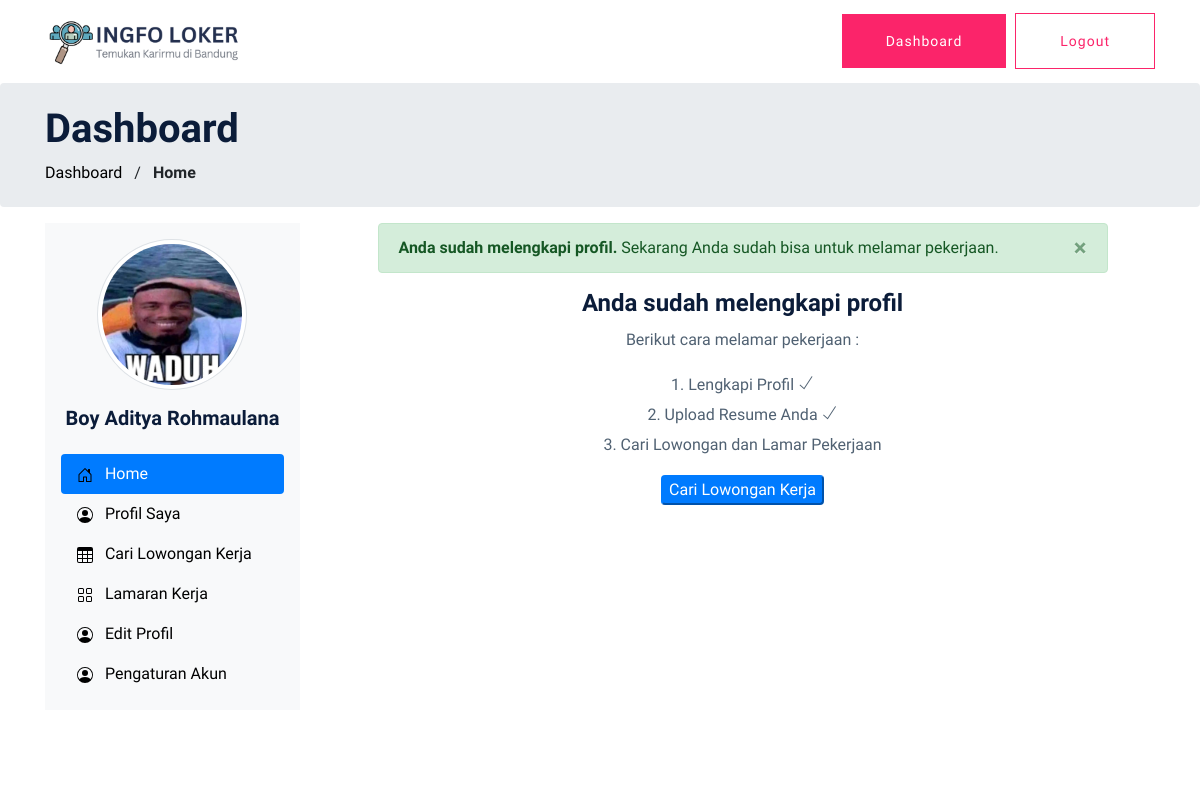
The app's page /user/index.php (signed in), older data.
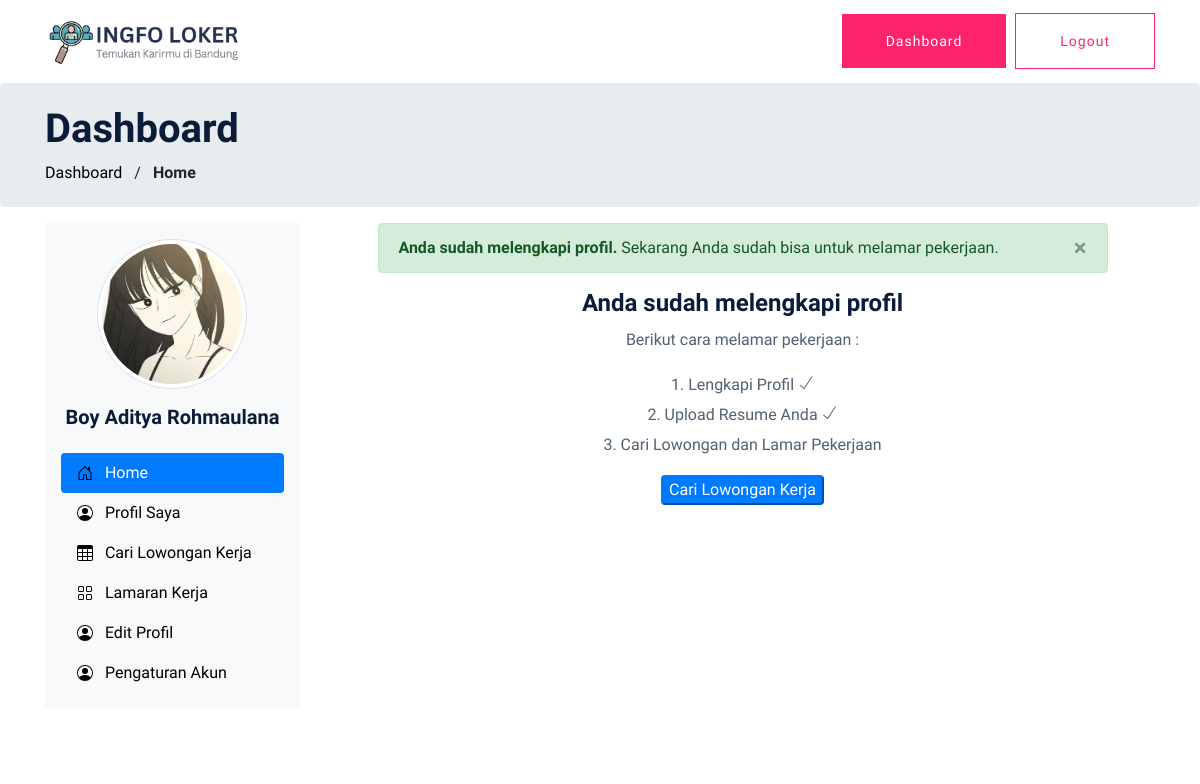
The same page, newer data.
### tables this page shows
CREATE TABLE `pelamar` (
  `id_pelamar` int(11) NOT NULL,
  `username_pelamar` varchar(100) NOT NULL,
  `password_pelamar` varchar(100) NOT NULL,
  `email_pelamar` varchar(100) NOT NULL,
  `nama_pelamar` varchar(100) NOT NULL,
  `telepon_pelamar` varchar(20) NOT NULL,
  `foto_pelamar` varchar(255) NOT NULL,
  `pendidikan_terakhir` varchar(20) NOT NULL,
  `resume` varchar(255) NOT NULL,
  `jenis_kelamin` varchar(20) NOT NULL,
  `tahun_kelahiran` varchar(5) NOT NULL,
  `alamat_pelamar` varchar(255) NOT NULL,
  `kota_kab_pelamar` varchar(100) NOT NULL,
  `lama_bekerja` varchar(25) NOT NULL,
  `status_akun` int(11) NOT NULL
);

### functions.php (called while the page is built, shortened)
<?php
$conn = mysqli_connect("localhost", "root", "", "loker");
function query($query)
{
    global $conn;
    $result = mysqli_query($conn, $query);
    $rows = [];
    while ($row = mysqli_fetch_assoc($result)) {
        $rows[] = $row;
    }
    return $rows;
}

### user/dashboard.php (the view)
<?php
$dashboard = query("SELECT * FROM pelamar WHERE id_pelamar = $id_pelamar")[0];
?>
<div class="col-md-3 mb-5">
    <div class="d-flex flex-column flex-shrink-0 p-3 bg-light menu-wrapper">
        <div class="mx-auto align-items-center mb-3">
            <img src="../upload/user/foto/<?= $dashboard['foto_pelamar'] ?>" class=" rounded-circle mb-3 img-responsive center-block d-block mx-auto img-thumbnail" style="width: 150px;" alt="Avatar" />
            <h5 class="mb-2" style="text-align: center;"><strong><?= $dashboard['nama_pelamar'] ?></strong></h5>
        </div>
        <div class="menu-wrapper">
            <div class="main-menu">
                <ul class="nav nav-pills flex-column mb-auto menu-wrapper">
                    <li class="nav-item">
                        <a href="index.php" class="nav-link link-dark <?php echo ($title == 'Home | Pelamar') ?  "active" : "" ?> " style="<?php echo ($title == 'Home | Pelamar') ?  "" : "color: black;" ?>">
                            <svg class="bi me-2" width="16" height="16">
                                <use xlink:href="#home" />
                            </svg>
                            &nbsp; Home
                        </a>
                    </li>
                    <li>
                        <a href="profil_pelamar.php" class="nav-link link-dark <?php echo ($title == 'Profil Saya') ?  "active" : "" ?> " style="<?php echo ($title == 'Profil Saya') ?  "" : "color: black;" ?>">
                            <svg class="bi me-2" width="16" height="16">
                                <use xlink:href="#people-circle" />
                            </svg>
                            &nbsp; Profil Saya
                        </a>
                    </li>
                    <li>
                        <a href="job_listing.php" class="nav-link link-dark <?php echo ($title == 'Cari Lowongan Kerja') ?  "active" : "" ?> " style="<?php echo ($title == 'Cari Lowongan Kerja') ?  "" : "color: black;" ?>">
                            <svg class="bi me-2" width="16" height="16">
                                <use xlink:href="#table" />
                            </svg>
                            &nbsp; Cari Lowongan Kerja
                        </a>
                    </li>
                    <li>
                        <a href="lamaran_kerja.php" class="nav-link link-dark <?php echo ($title == 'Lamaran Kerja') ?  "active" : "" ?> " style="<?php echo ($title == 'Lamaran Kerja') ?  "" : "color: black;" ?>">
                            <svg class="bi me-2" width="16" height="16">
                                <use xlink:href="#grid" />
                            </svg>
                            &nbsp; Lamaran Kerja
                        </a>
                    </li>
                    <li>
                        <a href="edit_profil.php" class="nav-link link-dark <?php echo ($title == 'Edit Profil') ?  "active" : "" ?> " style="<?php echo ($title == 'Edit Profil') ?  "" : "color: black;" ?>">
                            <svg class="bi me-2" width="16" height="16">
                                <use xlink:href="#people-circle" />
                            </svg>
                            &nbsp; Edit Profil
                        </a>
                    </li>
                    <li>
                        <a href="" class="nav-link link-dark <?php echo ($title == 'Daftar Pelamar') ?  "active" : "" ?> " style="<?php echo ($title == 'Daftar Pelamar') ?  "" : "color: black;" ?>">
                            <svg class="bi me-2" width="16" height="16">
                                <use xlink:href="#people-circle" />
                            </svg>
                            &nbsp; Pengaturan Akun
                        </a>
                    </li>
                </ul>
            </div>
        </div>
    </div>
</div>

Row changes from the older to the newer data that the page shows:
changed pelamar "Boy Aditya Rohmaulana": foto_pelamar: a different picture
